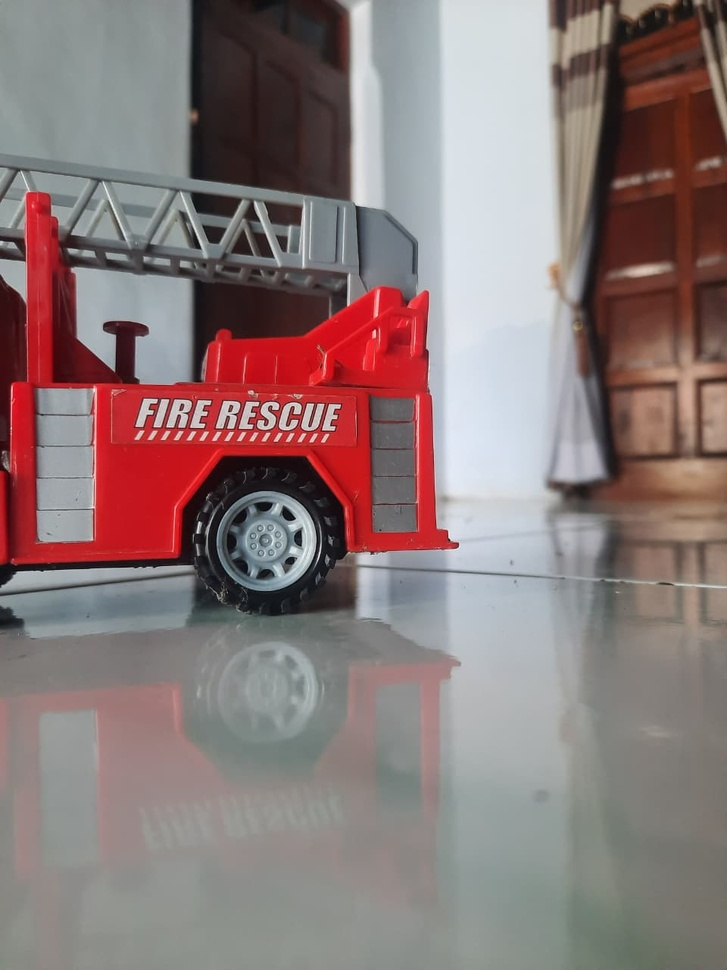
#> input picture images/truckr.jpeg, 727 x 970 px, shrunk from 960 x 1280 before the run
$ python panorama.py
#> lines starting #> are read from the running program, lines starting #| are printed output that depends on the picture
import cv2
import matplotlib.pyplot as plt
import numpy as np

img1 = cv2.imread('./images/truckr.jpeg')
#> img1 is the input picture: shape (970, 727, 3); mean B, G, R 120.1, 120.8, 138.3
img2 = cv2.imread('./images/truckl.jpeg')
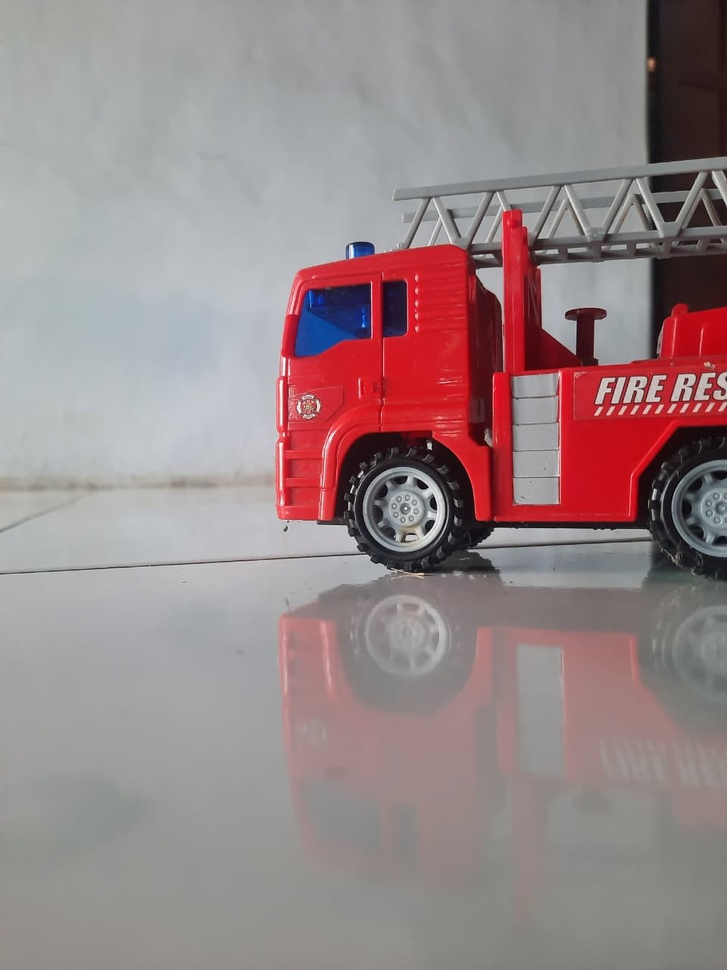
#> input picture images/truckl.jpeg, 727 x 970 px, shrunk from 960 x 1280 before the run
#> img2 is the input picture: shape (970, 727, 3); mean B, G, R 136.3, 134.7, 151.7

if img1 is None or img2 is None:
    print('gambar kosong')

# ubah ke grayscale buat deteksi fitur
img1_gray = cv2.cvtColor(img1, cv2.COLOR_BGR2GRAY)
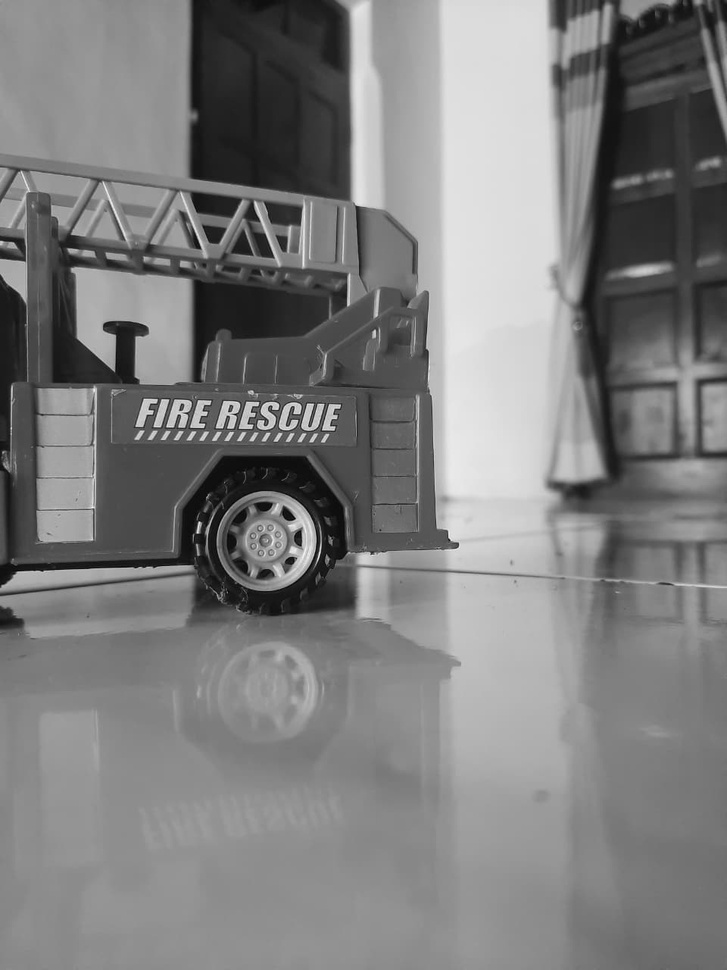
#> img1_gray: shape (970, 727); min 2, max 247, mean 125.9
img2_gray = cv2.cvtColor(img2, cv2.COLOR_BGR2GRAY)
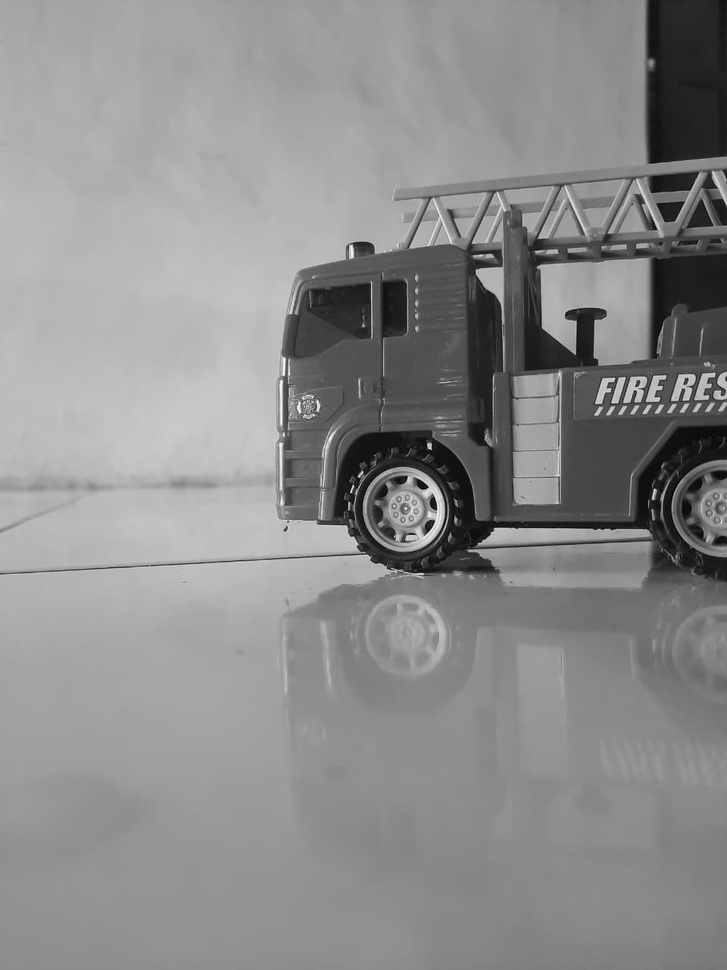
#> img2_gray: shape (970, 727); min 0, max 251, mean 139.9

sift = cv2.SIFT_create()

kp1, des1 = sift.detectAndCompute(img1_gray, None)
#> kp1 = 993 keypoints; strongest (x, y, size): (287, 515, 8), (198, 532, 2.3), (199, 524, 3.2), (291, 561, 6.3)
kp2, des2 = sift.detectAndCompute(img2_gray, None)
#> kp2 = 860 keypoints; strongest (x, y, size): (429, 446, 3.8), (423, 486, 5.5), (429, 525, 6.5), (655, 490, 2.6)

print("keypoints gambar 1:", len(kp1))
#| keypoints gambar 1: 993
print("keypoints gambar 2:", len(kp2))
#| keypoints gambar 2: 860

# ubah ke rgb buat plottting
img1_rgb = cv2.cvtColor(img1, cv2.COLOR_BGR2RGB)
img2_rgb = cv2.cvtColor(img2, cv2.COLOR_BGR2RGB)

# visual keypoints mentah
img1_kp = cv2.drawKeypoints(img1_rgb, kp1, None, flags=cv2.DRAW_MATCHES_FLAGS_DRAW_RICH_KEYPOINTS)
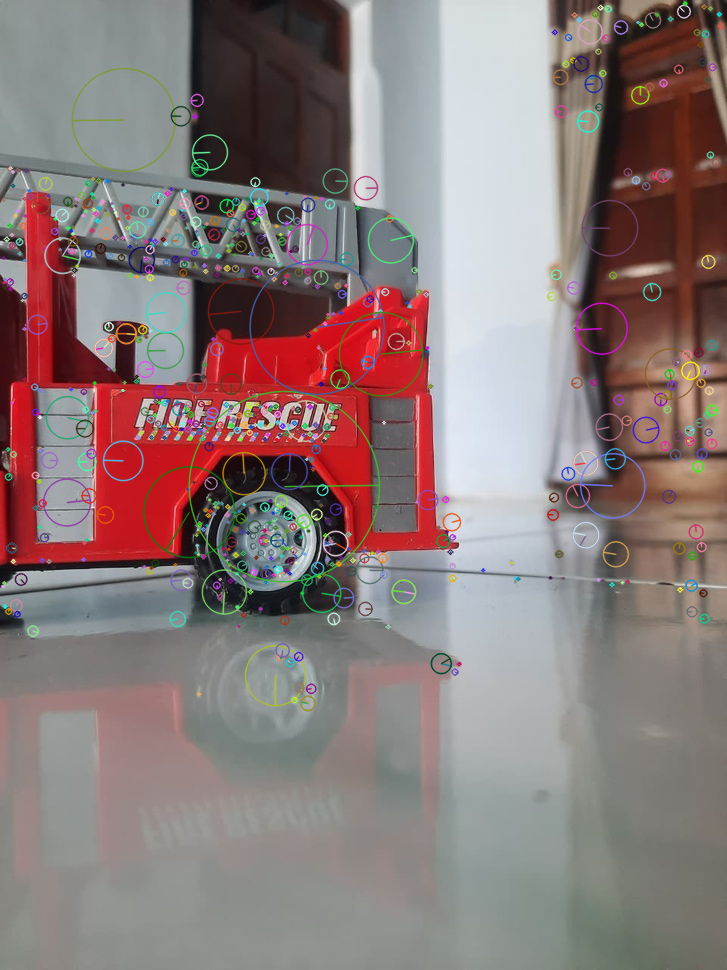
#> img1_kp: shape (970, 727, 3); mean R, G, B 138.1, 122, 121
img2_kp = cv2.drawKeypoints(img2_rgb, kp2, None, flags=cv2.DRAW_MATCHES_FLAGS_DRAW_RICH_KEYPOINTS)
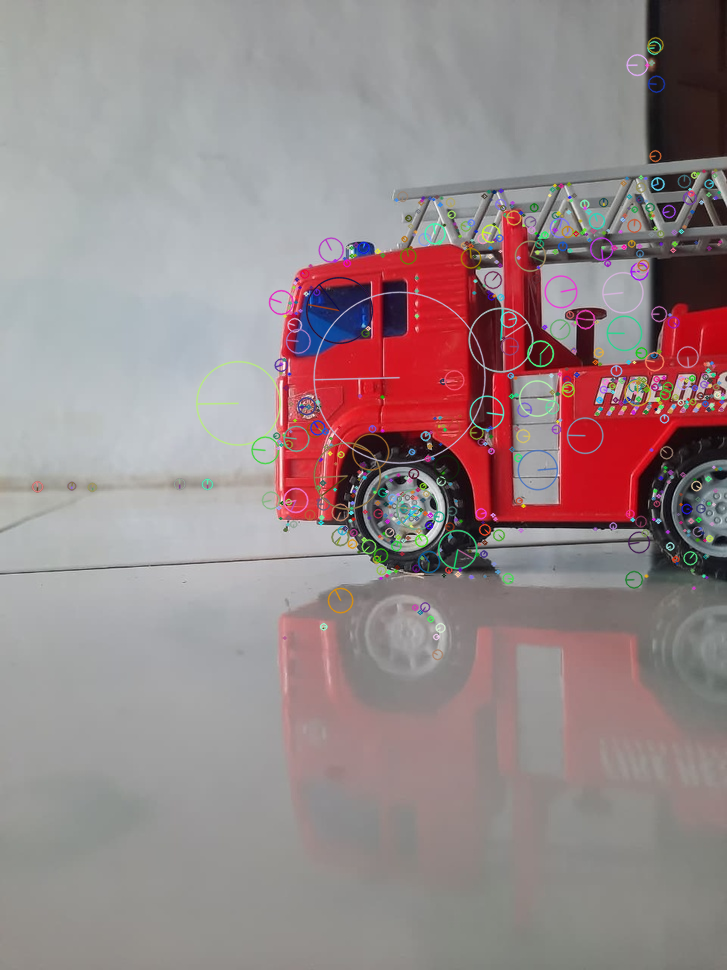
#> img2_kp: shape (970, 727, 3); mean R, G, B 151.5, 135.7, 137.1

# matching fitur dengan BFMatcher
bf = cv2.BFMatcher(cv2.NORM_L2)
matches = bf.knnMatch(des1, des2, k=2)
#> matches = 993 matches

# cari paling match
good_matches = []
for m, n in matches:
    if m.distance < 0.75 * n.distance:
        good_matches.append(m)
#> after the loop, good_matches = 277 matches

print('jumlah match yg valid:', len(good_matches))
#| jumlah match yg valid: 277

# stittching & homography
MIN_MATCH_COUNT = 10
if len(good_matches) > MIN_MATCH_COUNT:
    # get koordinat paling match
    src_pts = np.float32([kp1[m.queryIdx].pt for m in good_matches]).reshape(-1, 1, 2)
#> src_pts = 277 rows, first 8: [7.65, 448.9], [11.39, 234.6], [11.84, 245.4], [11.84, 245.4], [12.41, 171.5], [12.9, 561], [16.95, 613.7], [19.4, 253.2]
    dst_pts = np.float32([kp2[m.trainIdx].pt for m in good_matches]).reshape(-1, 1, 2)
#> dst_pts = 277 rows, first 8: [490.1, 427.4], [490.1, 247.7], [489.8, 255.9], [489.8, 255.9], [557.4, 187.7], [495.1, 518.8], [493.6, 563.6], [496.1, 261.4]

    # get matrix homography
    H, mask = cv2.findHomography(src_pts, dst_pts, cv2.RANSAC, 5.0)
#> H = [[0.472, 0.051, 478.4], [-0.304, 0.889, 44.51], [-0.000637, 8.1e-05, 1]]; mask = 277 values, max 1 at index 0, min 0 at index 4, mean 0.736

    # logika kanvas
    h1, w1 = img1.shape[:2]
#> h1 = 970; w1 = 727
    h2, w2 = img2.shape[:2]
#> h2 = 970; w2 = 727

    # get sudut gambarr 1 after wrapping
    corners_img1 = np.float32([[0, 0], [w1, 0], [w1, h1], [0, h1]]).reshape(-1, 1, 2)
#> corners_img1 = [[0, 0], [727, 0], [727, 970], [0, 970]]
    warped_corners_img1 = cv2.perspectiveTransform(corners_img1, H)
#> warped_corners_img1 = [[478.4, 44.51], [1530.2, -328.4], [1415.3, 1114.2], [489.4, 840.9]]

    # get sdut gambar 2
    corners_img2 = np.float32([[0, 0], [w2, 0], [w2, h2], [0, h2]]).reshape(-1, 1, 2)
#> corners_img2 = [[0, 0], [727, 0], [727, 970], [0, 970]]

    # gabungin semua sudht gambar
    all_corners = np.concatenate((warped_corners_img1, corners_img2), axis=0)
#> all_corners = [[478.4, 44.51], [1530.2, -328.4], [1415.3, 1114.2], [489.4, 840.9], [0, 0], [727, 0], [727, 970], [0, 970]]

    x_min, y_min = np.int32(all_corners.min(axis=0).ravel())
#> x_min = 0; y_min = -328
    x_max, y_max = np.int32(all_corners.max(axis=0).ravel())
#> x_max = 1530; y_max = 1114

    # translation matriix
    translation_dist = [-x_min, -y_min]
#> translation_dist = [0, 328]
    H_translation = np.array([[1, 0, translation_dist[0]], [0, 1, translation_dist[1]], [0, 0, 1]])
#> H_translation = [[1, 0, 0], [0, 1, 328], [0, 0, 1]]

    # warping gambar
    panorama = cv2.warpPerspective(img1, H_translation.dot(H), (x_max - x_min, y_max - y_min))
    # tempel gambar 2
    panorama[translation_dist[1]:h2+translation_dist[1], translation_dist[0]:w2+translation_dist[0]] = img2
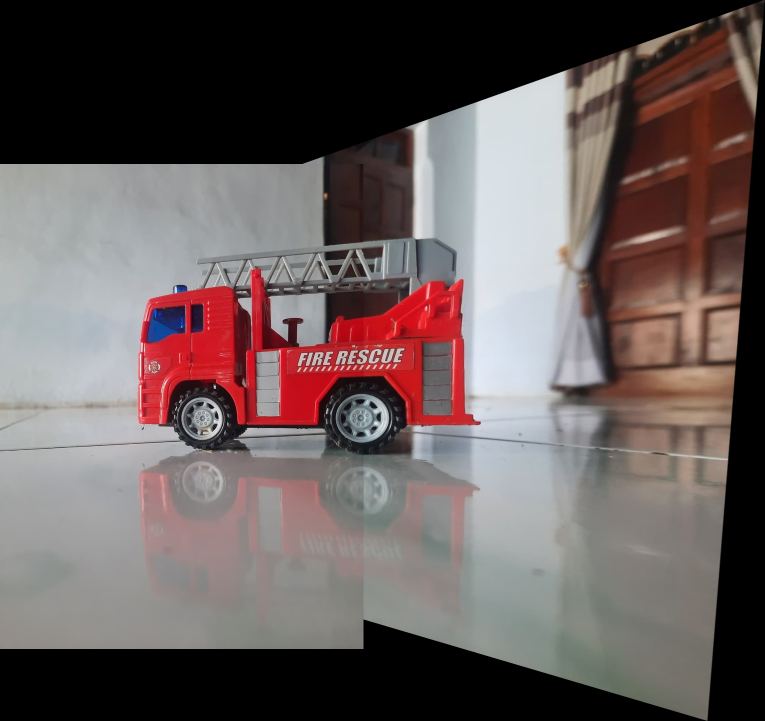
#> panorama: shape (1442, 1530, 3) (shown at 1/2 size); mean B, G, R 92.3, 93.1, 104.6

    img_matches = cv2.drawMatches(img1_rgb, kp1, img2_rgb, kp2, good_matches[:100], None, flags=cv2.DrawMatchesFlags_NOT_DRAW_SINGLE_POINTS)
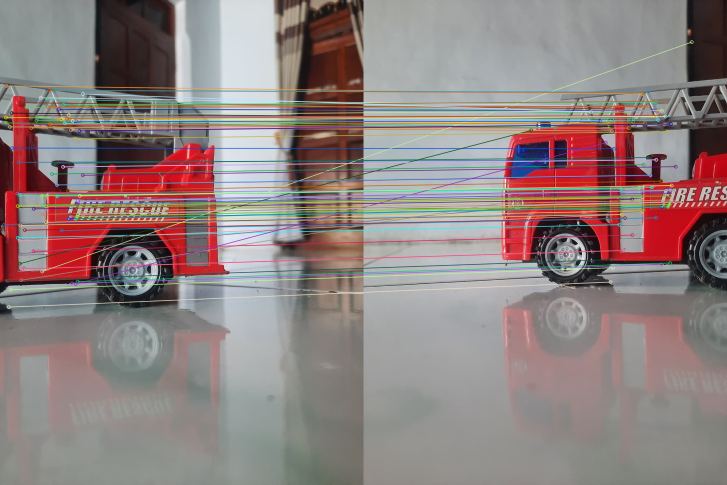
#> img_matches: shape (970, 1454, 3) (shown at 1/2 size); mean R, G, B 143.2, 129.3, 128.3

    plt.figure(figsize=(20, 10))

    # keypints mentah gambar 1
    plt.subplot(2, 2, 1)
    plt.imshow(img1_kp)
    plt.title("keypoints detection (SIFT) - gambar 1")
    plt.axis('off')

    # keypoints mentah gambar 2
    plt.subplot(2, 2, 2)
    plt.imshow(img2_kp)
    plt.title("keypoints detection (SIFT) - gambar 2")
    plt.axis('off')

    # feature mmatching
    plt.subplot(2, 2, 3)
    plt.imshow(img_matches)
    plt.title(f"feature matching: ({len(good_matches)} kecocokan)")
    plt.axis('off')

    # haasil panorma
    plt.subplot(2, 2, 4)
    panorama_rgb = cv2.cvtColor(panorama, cv2.COLOR_BGR2RGB)
    plt.imshow(panorama_rgb)
    plt.title("hasil akhir: penyatuan gambar")
    plt.axis('off')

    plt.tight_layout()

    plt.savefig("./result/result.png", dpi=300, bbox_inches='tight')
    plt.show()

else:
    print(f"gambar kurang matching, hanya {len(good_matches)}/{MIN_MATCH_COUNT} yang valid")
    print('ganti gambar yg lebih mirip')
